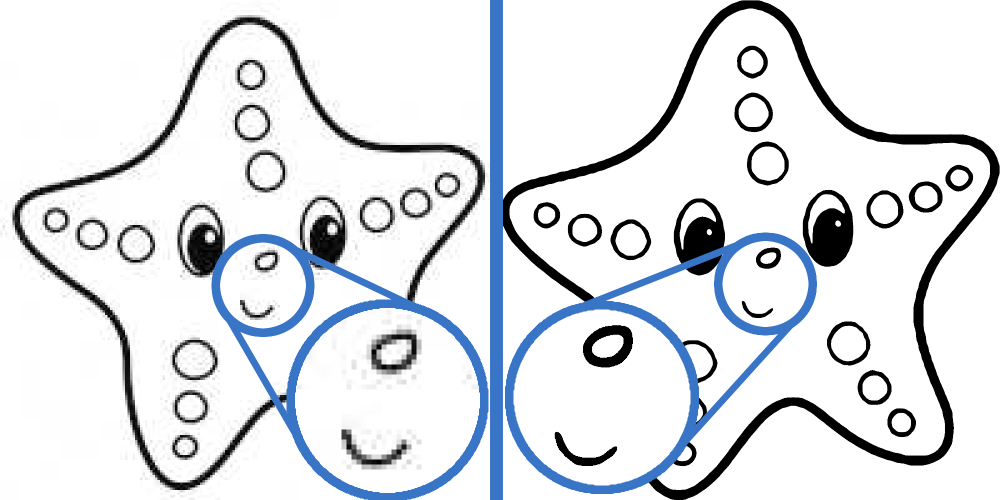
//> input picture ColoringBookUpscaler.png, 2000 x 1000 px (shown at 1/2 size)
$ ./main ColoringBookUpscaler.png out.png   (built with g++ and OpenCV 4)
//> lines starting //> are read from the running program, lines starting //| are printed output that depends on the picture
#include <iostream>
#include <filesystem>
#include <mutex>

#include <opencv2/opencv.hpp>

static std::mutex busy;

cv::Mat ContrastBrightnessGrayscale(const cv::Mat& image, double a = 1.0, double b = 0.5)
{
    cv::Mat new_image = cv::Mat::zeros(image.size(), image.type());
    for (int y = 0; y < image.rows; y++)
    {
        for (int x = 0; x < image.cols; x++)
        {
            double color_normalized = static_cast<double>(image.at<uchar>(y, x)) / 255.;  // [0, 255] -> [0, 1]
            double new_color_normalized = (color_normalized - b) * a + b;
            int new_color = static_cast<int>(new_color_normalized * 255);
            new_color = std::min(new_color, 255);
            new_color = std::max(new_color, 0);
            new_image.at<uchar>(y, x) = static_cast<uchar>(new_color);
        }
    }
    return std::move(new_image);
}

cv::Mat Gray2BW(const cv::Mat& image, int threshold)
{
    cv::Mat new_image;
    image.copyTo(new_image);
    for (int y = 0; y < image.rows; y++)
    {
        for (int x = 0; x < image.cols; x++)
        {
            auto& c = new_image.at<uchar>(y, x);
            if (c < threshold)
                c = 0;
            else
                c = 255;
        }
    }
    return std::move(new_image);
}

cv::Rect BoundingBox(const cv::Mat& image, const uchar threshold_min = 0, const uchar threshold_max = 255, const int border = 0)
{
    int min_x = image.cols;
    int max_x = 0;
    int min_y = image.rows;
    int max_y = 0;

    for (int y = 0; y < image.rows; y++)
    {
        for (int x = 0; x < image.cols; x++)
        {
            auto& p = image.at<uchar>(y, x);
            if (p >= threshold_min && p <= threshold_max)
            {
                if (min_x > x)
                    min_x = x;
                if (max_x < x)
                    max_x = x;
                if (min_y > y)
                    min_y = y;
                if (max_y < y)
                    max_y = y;
            }
        }
    }

    if (min_x > max_x || min_y > max_y)
        return cv::Rect(0, 0, 0, 0);

    if (border != 0)
    {
        min_x = std::max(min_x - border, 0);
        max_x = std::min(max_x + border, image.cols - 1);
        min_y = std::max(min_y - border, 0);
        max_y = std::min(max_y + border, image.rows - 1);
    }

    return cv::Rect(min_x, min_y, max_x - min_x + 1, max_y - min_y + 1);
}

cv::Size new_img_size(const cv::Mat& input_image, const int target_image_size)
{
    cv::Size img_size = input_image.size();
    auto& more = img_size.height > img_size.width ? img_size.height : img_size.width;
    auto& less = img_size.height > img_size.width ? img_size.width : img_size.height;
    less = int(double(less) / more * target_image_size);
    more = target_image_size;
    return std::move(img_size);
}

struct Parameters
{
    std::vector<cv::Mat> res;
    cv::Mat lens_rectangle_mask;
    float lens_zoom = 1.f;
    int target_image_size = 10000;
    int target_image_size_min = 10;
    double gaussian_kernel_size_percent = 1.5;
    int gaussian_kernel_size = 1;
    int threshold_black = 0;
    int threshold_white = 240;
    int border_in_source = 10;
    double approximate_resizing_rate;
    int contrast_alpha = 10000;
    int contrast_beta = 60;
    int bilateralFilter_d = 15;
    int bilateralFilter_sigmaColor = 80;
    int bilateralFilter_sigmaSpace = 80;
    int binary_threshold_maxval = 127;
    void Reset()
    {
        Parameters default_params;
        lens_zoom = default_params.lens_zoom;
        target_image_size = default_params.target_image_size;
        target_image_size_min = default_params.target_image_size_min;
        gaussian_kernel_size_percent = default_params.gaussian_kernel_size_percent;
        threshold_black = default_params.threshold_black;
        threshold_white = default_params.threshold_white;
        border_in_source = default_params.border_in_source;
        approximate_resizing_rate = default_params.approximate_resizing_rate;
        contrast_alpha = default_params.contrast_alpha;
        contrast_beta = default_params.contrast_beta;
        bilateralFilter_d = default_params.bilateralFilter_d;
        bilateralFilter_sigmaColor = default_params.bilateralFilter_sigmaColor;
        bilateralFilter_sigmaSpace = default_params.bilateralFilter_sigmaSpace;
        binary_threshold_maxval = default_params.binary_threshold_maxval;
        gaussian_kernel_size = static_cast<int>(target_image_size / (gaussian_kernel_size_percent * 200.)) * 2 + 1;
    }
};

// [6 lines left out: function FindLatestImage, not called in this run]

bool RemoveLensMargin(Parameters& param, int img_index, bool clear)
{
    if (!param.lens_rectangle_mask.empty())
    {
        if (img_index < 0)
            img_index = FindLatestImage(param);
        if (img_index >= 0)
        {
            cv::bitwise_xor(param.lens_rectangle_mask, param.res[img_index], param.res[img_index]);
            if (clear)
                param.lens_rectangle_mask.release();
            else
                param.lens_rectangle_mask.setTo(cv::Scalar(0));
            return true;
        }
    }
    return false;
}

void process(int stage, void* data);

void process_1(int, void* data)
{
    Parameters& param = *reinterpret_cast<Parameters*>(data);
    cv::bilateralFilter(param.res[0], param.res[1], param.bilateralFilter_d, static_cast<double>(param.bilateralFilter_sigmaColor), static_cast<double>(param.bilateralFilter_sigmaSpace));
}

void process_2(int, void* data)
{
    Parameters& param = *reinterpret_cast<Parameters*>(data);
    cv::copyMakeBorder(param.res[1], param.res[2], param.border_in_source, param.border_in_source, param.border_in_source, param.border_in_source, cv::BORDER_CONSTANT, 255);
    auto bounding_box = BoundingBox(param.res[2], param.threshold_black, param.threshold_white, param.border_in_source);
    if (!bounding_box.empty())
        param.res[2] = param.res[2](bounding_box);
}

void process_3(int, void* data)
{
    Parameters& param = *reinterpret_cast<Parameters*>(data);
    if (param.target_image_size < param.target_image_size_min)
        param.target_image_size = param.target_image_size_min;
    param.approximate_resizing_rate = double(param.target_image_size) / std::max(param.res[0].rows, param.res[0].cols);
    cv::resize(param.res[2], param.res[3], new_img_size(param.res[2], param.target_image_size + static_cast<int>(param.approximate_resizing_rate * param.border_in_source * 2)), 0., 0., cv::INTER_CUBIC);
}

void process_4(int, void* data)
{
    Parameters& param = *reinterpret_cast<Parameters*>(data);
    if (param.gaussian_kernel_size % 2 == 0)
        ++param.gaussian_kernel_size;
    cv::copyMakeBorder(param.res[3], param.res[4], param.gaussian_kernel_size / 2, param.gaussian_kernel_size / 2, param.gaussian_kernel_size / 2, param.gaussian_kernel_size / 2, cv::BORDER_CONSTANT, 255);
    cv::GaussianBlur(param.res[4], param.res[4], { param.gaussian_kernel_size, param.gaussian_kernel_size }, 0.);
}

void process_5(int, void* data)
{
    Parameters& param = *reinterpret_cast<Parameters*>(data);
    param.res[5] = ContrastBrightnessGrayscale(param.res[4], static_cast<double>(param.contrast_alpha) / 100., static_cast<double>(param.contrast_beta) / 100.);
}

void process_6(int, void* data)
{
    Parameters& param = *reinterpret_cast<Parameters*>(data);
    auto bounding_box = BoundingBox(param.res[5], param.threshold_black, param.threshold_white);
    if (bounding_box.empty())
        param.res[5].copyTo(param.res[6]);
    else
        param.res[6] = param.res[5](bounding_box);
}

void process_7(int, void* data)
{
    Parameters& param = *reinterpret_cast<Parameters*>(data);
    param.res[7] = Gray2BW(param.res[6], param.binary_threshold_maxval);
}

void process(int stage, void* data)
{
    Parameters& param = *reinterpret_cast<Parameters*>(data);
    RemoveLensMargin(param, -1, true);
    if (param.res.size() < stage || param.res[stage - 1].empty())
        process(stage - 1, data);
    param.res.resize(stage + 1);

    switch (stage)
    {
    case 1: process_1(0, data); break;
    case 2: process_2(0, data); break;
    case 3: process_3(0, data); break;
    case 4: process_4(0, data); break;
    case 5: process_5(0, data); break;
    case 6: process_6(0, data); break;
    case 7: process_7(0, data); break;
    default: break;
    }

    cv::imshow("Output", param.res[stage]);
}

static void param_reset(int, void* data)
{
    Parameters& param = *reinterpret_cast<Parameters*>(data);
    param.Reset();
}

#define STAGE(i)\
static void stage_##i(int, void* data)\
{\
    std::unique_lock<std::mutex> guard(busy, std::try_to_lock);\
    if (!guard.owns_lock())\
        return;\
    process(i, data);\
}\

// [50 lines left out: functions STAGE, CallBackFunc, not called in this run]

void process_file(const std::filesystem::path& input_file, const std::filesystem::path& output_file)
{
    std::cout << input_file << " ... ";
    Parameters param;
    param.res.push_back(cv::imread(input_file.generic_string()));
    if (param.res.empty() || param.res[0].empty() || param.res[0].size().height * param.res[0].size().width == 0)
    {
        std::cout << "ERROR\n";
        return;
    }
    param.Reset();
    cv::cvtColor(param.res[0], param.res[0], cv::COLOR_BGR2GRAY);
    if (param.res[0].cols > param.res[0].rows)
        cv::rotate(param.res[0], param.res[0], cv::ROTATE_90_COUNTERCLOCKWISE);
    cv::namedWindow("Input", cv::WINDOW_KEEPRATIO);
    cv::imshow("Input", param.res[0]);
    cv::namedWindow("Output", cv::WINDOW_KEEPRATIO);
    cv::setMouseCallback("Output", CallBackFunc, reinterpret_cast<void*>(&param));
    cv::namedWindow("Lens", cv::WINDOW_KEEPRATIO);
    process(7, reinterpret_cast<void*>(&param));

    cv::namedWindow("Controls", cv::WINDOW_FREERATIO);
    //cv::resizeWindow("Controls", 200, 1000);
    cv::createTrackbar("Reset", "Controls", nullptr, 1, param_reset, reinterpret_cast<void*>(&param));
    cv::createTrackbar("0:d", "Controls", &param.bilateralFilter_d, 100, stage_1, reinterpret_cast<void*>(&param));
    cv::createTrackbar("0:color", "Controls", &param.bilateralFilter_sigmaColor, 100, stage_1, reinterpret_cast<void*>(&param));
    cv::createTrackbar("0:space", "Controls", &param.bilateralFilter_sigmaSpace, 100, stage_1, reinterpret_cast<void*>(&param));
    cv::createTrackbar("1:black", "Controls", &param.threshold_black, 255, stage_2, reinterpret_cast<void*>(&param));
    cv::createTrackbar("1:white", "Controls", &param.threshold_white, 255, stage_2, reinterpret_cast<void*>(&param));
    cv::createTrackbar("1:brdr", "Controls", &param.border_in_source, 150, stage_2, reinterpret_cast<void*>(&param));
    cv::createTrackbar("2:ImgSize", "Controls", &param.target_image_size, 20000, stage_3, reinterpret_cast<void*>(&param));
    cv::createTrackbar("3:Gauss", "Controls", &param.gaussian_kernel_size, 500, stage_4, reinterpret_cast<void*>(&param));
    cv::createTrackbar("4:Alpha", "Controls", &param.contrast_alpha, 25500, stage_5, reinterpret_cast<void*>(&param));
    cv::createTrackbar("4:Beta", "Controls", &param.contrast_beta, 100, stage_5, reinterpret_cast<void*>(&param));
    cv::createTrackbar("6:To BW", "Controls", &param.binary_threshold_maxval, 256, stage_7, reinterpret_cast<void*>(&param));
    cv::createTrackbar("ProcessAll", "Controls", nullptr, 1, stage_7, reinterpret_cast<void*>(&param));

    cv::waitKey(0);

    if (param.res.size() != 8 || param.res[7].empty())
        process(7, reinterpret_cast<void*>(&param));
    if (param.res.size() != 8 || param.res[7].empty())
    {
        std::cout << "ERROR\n";
        return;
    }
    else
    {
        RemoveLensMargin(param, -1, true);
        cv::imwrite(output_file.generic_string(), param.res[7]);
        std::cout << "OK\n";
        return;
    }
}

int main(int argc, char** argv) try
{
    if (argc != 3)
        throw "Usage:\n\t<exe> <input path> <output path>";

    const std::filesystem::path input_path(argv[1]);
    const std::filesystem::path output_path(argv[2]);
    if (!std::filesystem::is_directory(input_path))
    {
        process_file(input_path, output_path);
//> in process_file, param.res[0] is the input picture: 1000 rows x 2000 cols, CV_8UC3; mean B, G, R 229.6, 225.4, 222.3
//> in process_file, `cv::rotate(param.res[0], param.res[0], cv::ROTATE_90_COUNTERCLOCKWISE);`:
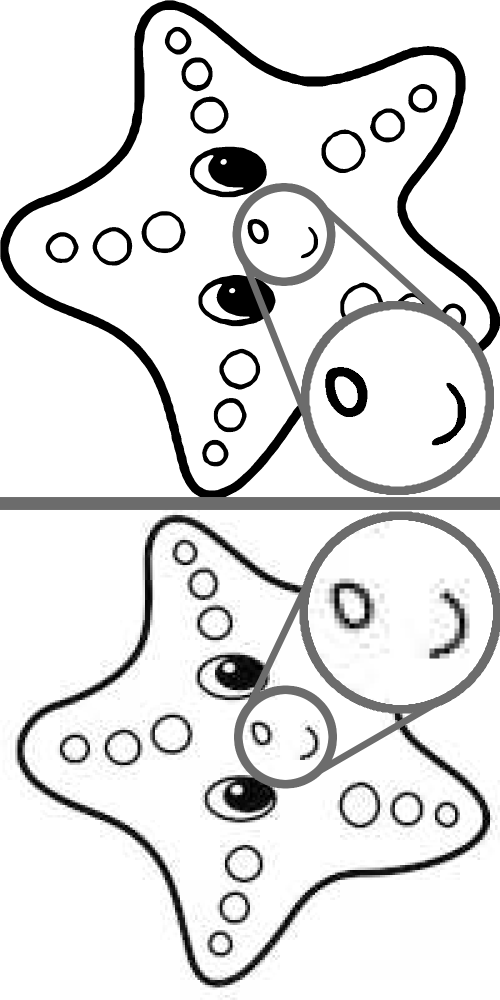
//> param.res[0]: 2000 rows x 1000 cols, CV_8UC1 (shown at 1/2 size); min 0, max 255, mean 225
//> call 2 of process, with stage = 6
//> in process_2, `cv::copyMakeBorder(param.res[1], param.res[2], param.border_in_source,..`:
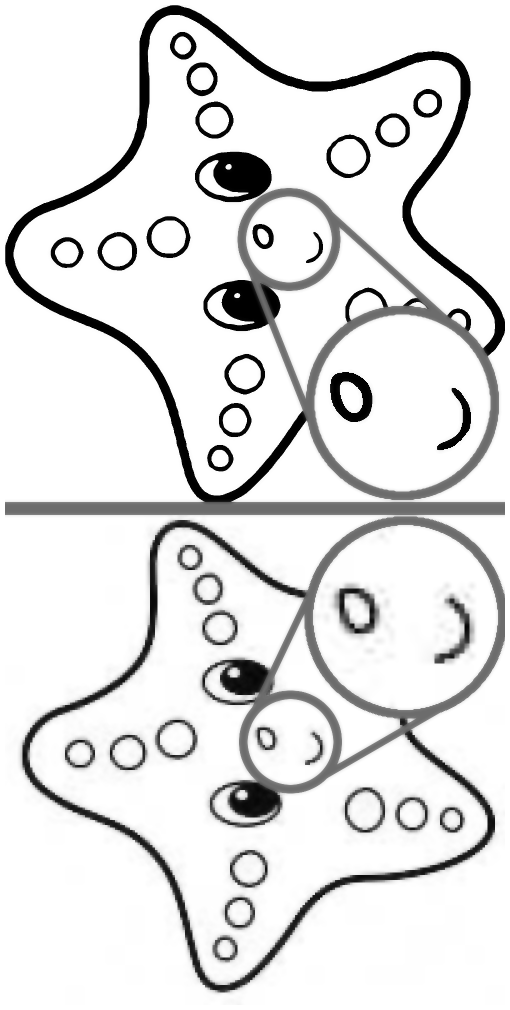
//> param.res[2]: 2020 rows x 1020 cols, CV_8UC1 (shown at 1/2 size); min 0, max 255, mean 225.9
//> the loop in BoundingBox, `for (int y = 0; y < image.rows; y++)` made 2020 passes
//> (min_x, max_x, min_y, max_y) on passes 1 to 3: (1020, 0, 2020, 0), (1020, 0, 2020, 0), (1020, 0, 2020, 0)
//> after the loop in BoundingBox, `for (int y = 0; y < image.rows; y++)`: min_x = 10; max_x = 1009; min_y = 10; max_y = 1988
//> in BoundingBox, `min_x = std::max(min_x - border, 0);`: min_x = 0
//> in BoundingBox, `max_x = std::min(max_x + border, image.cols - 1);`: max_x = 1019
//> in BoundingBox, `min_y = std::max(min_y - border, 0);`: min_y = 0
//> in BoundingBox, `max_y = std::min(max_y + border, image.rows - 1);`: max_y = 1998
//> in process_2, `auto bounding_box = BoundingBox(param.res[2], param.threshold_black, p..`: bounding_box = Rect(0, 0, 1020, 1999)
//> in process_2, `param.res[2] = param.res[2](bounding_box);`:
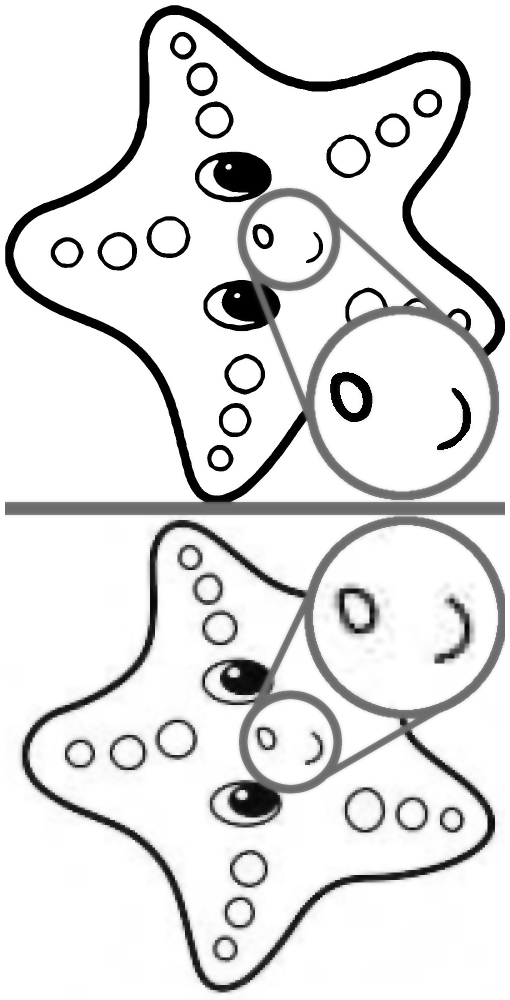
//> param.res[2]: 1999 rows x 1020 cols, CV_8UC1 (shown at 1/2 size); min 0, max 255, mean 225.6
//> in process_3, `param.approximate_resizing_rate = double(param.target_image_size) / st..`: param.approximate_resizing_rate = 5
//> in process_4, `cv::copyMakeBorder(param.res[3], param.res[4], param.gaussian_kernel_s..`:
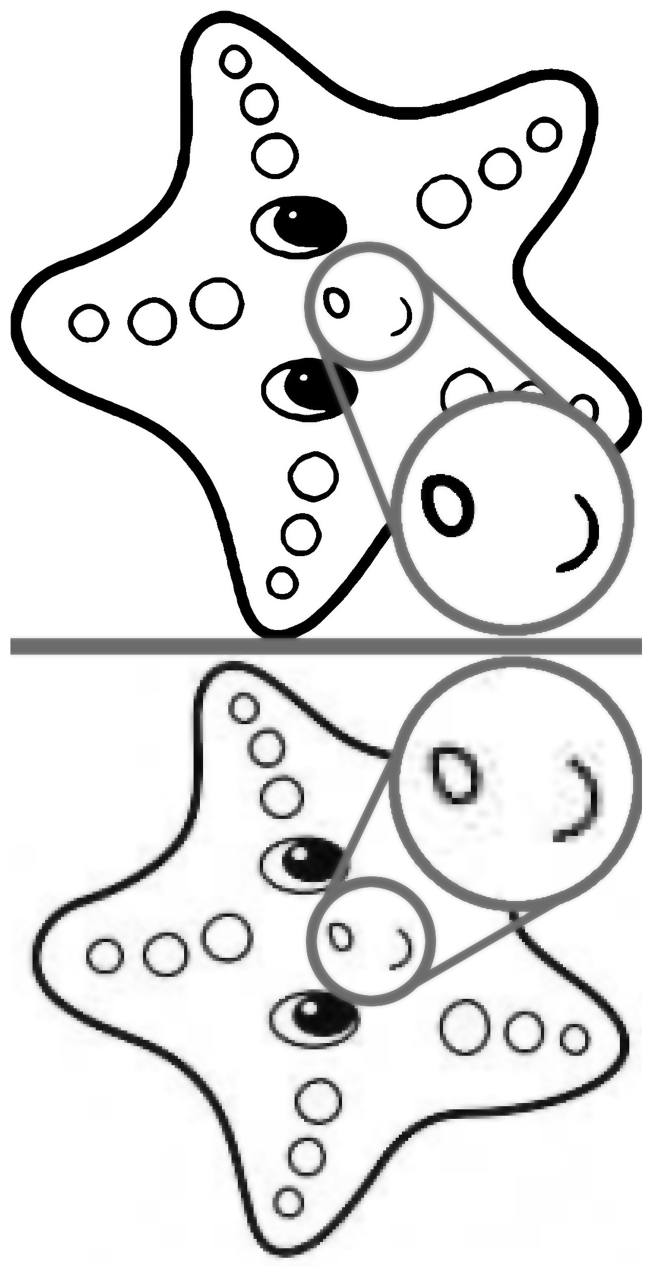
//> param.res[4]: 10166 rows x 5219 cols, CV_8UC1 (shown at 1/8 size); min 0, max 255, mean 226.2
//> after the loop in ContrastBrightnessGrayscale, `for (int y = 0; y < image.rows; y++)`:
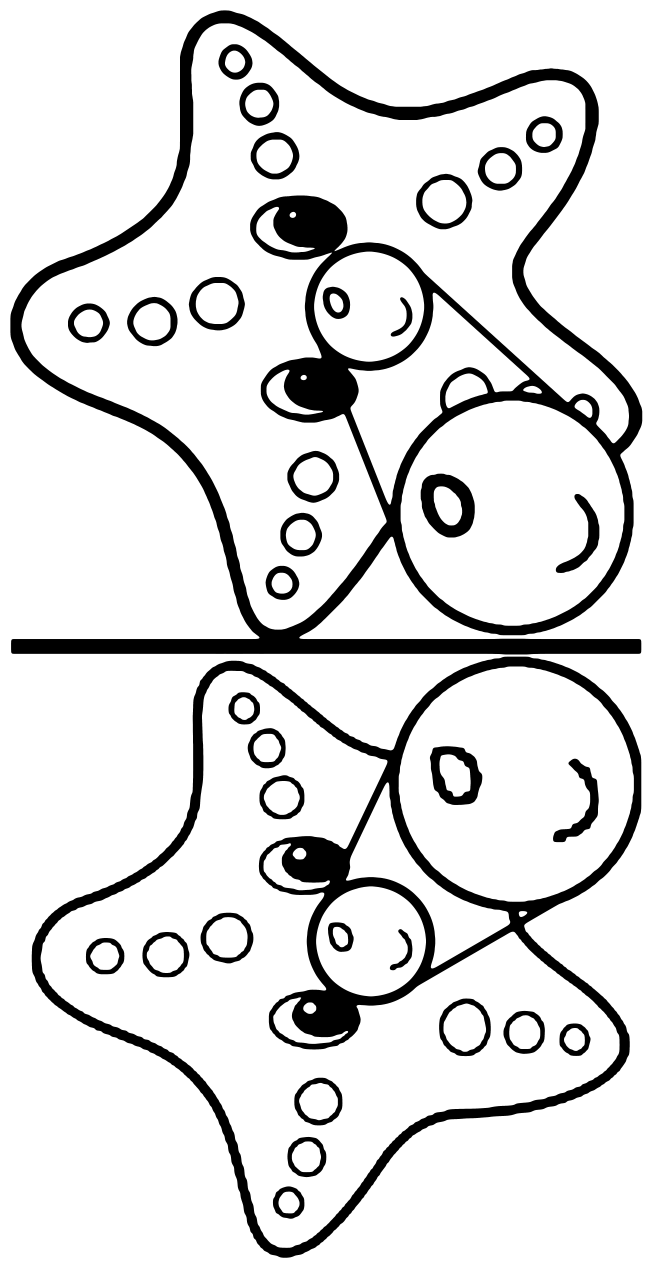
//> new_image: 10166 rows x 5219 cols, CV_8UC1 (shown at 1/8 size); min 0, max 255, mean 220.6
//> in process_6, `auto bounding_box = BoundingBox(param.res[5], param.threshold_black, p..`: bounding_box = Rect(83, 83, 5055, 9979)
//> in process (call 2), `cv::imshow("Output", param.res[stage]);`:
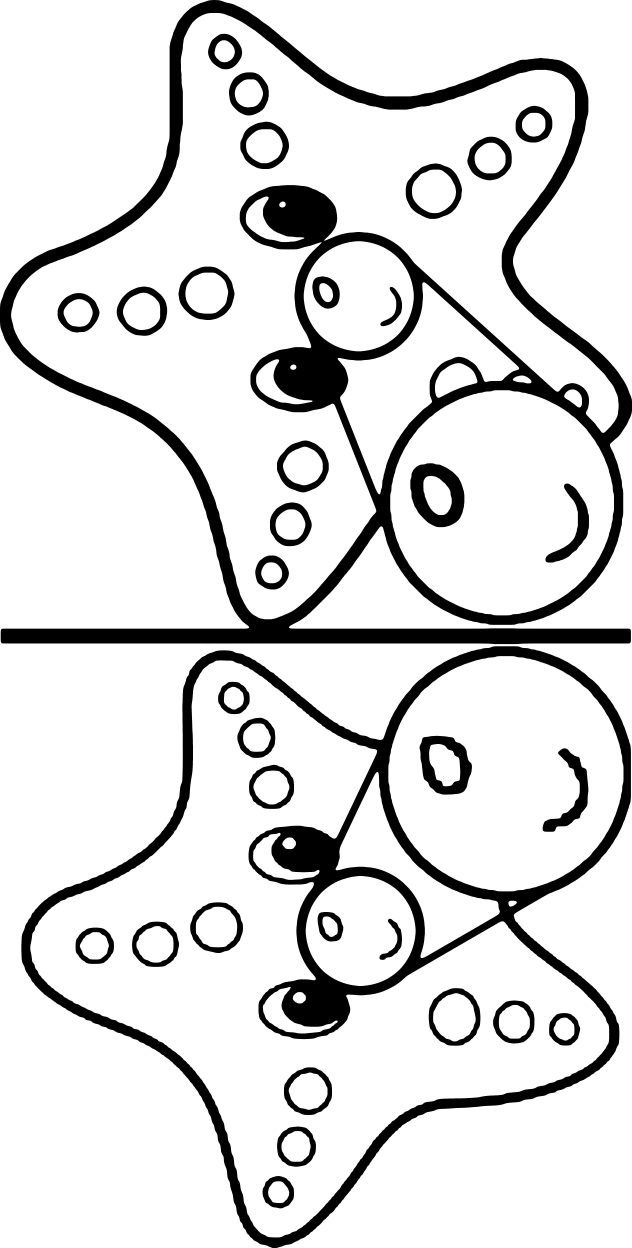
//> window 'Output': 9979 rows x 5055 cols, CV_8UC1 (shown at 1/8 size); min 0, max 255, mean 218.8
        return 0;
//> (the program exits here)
